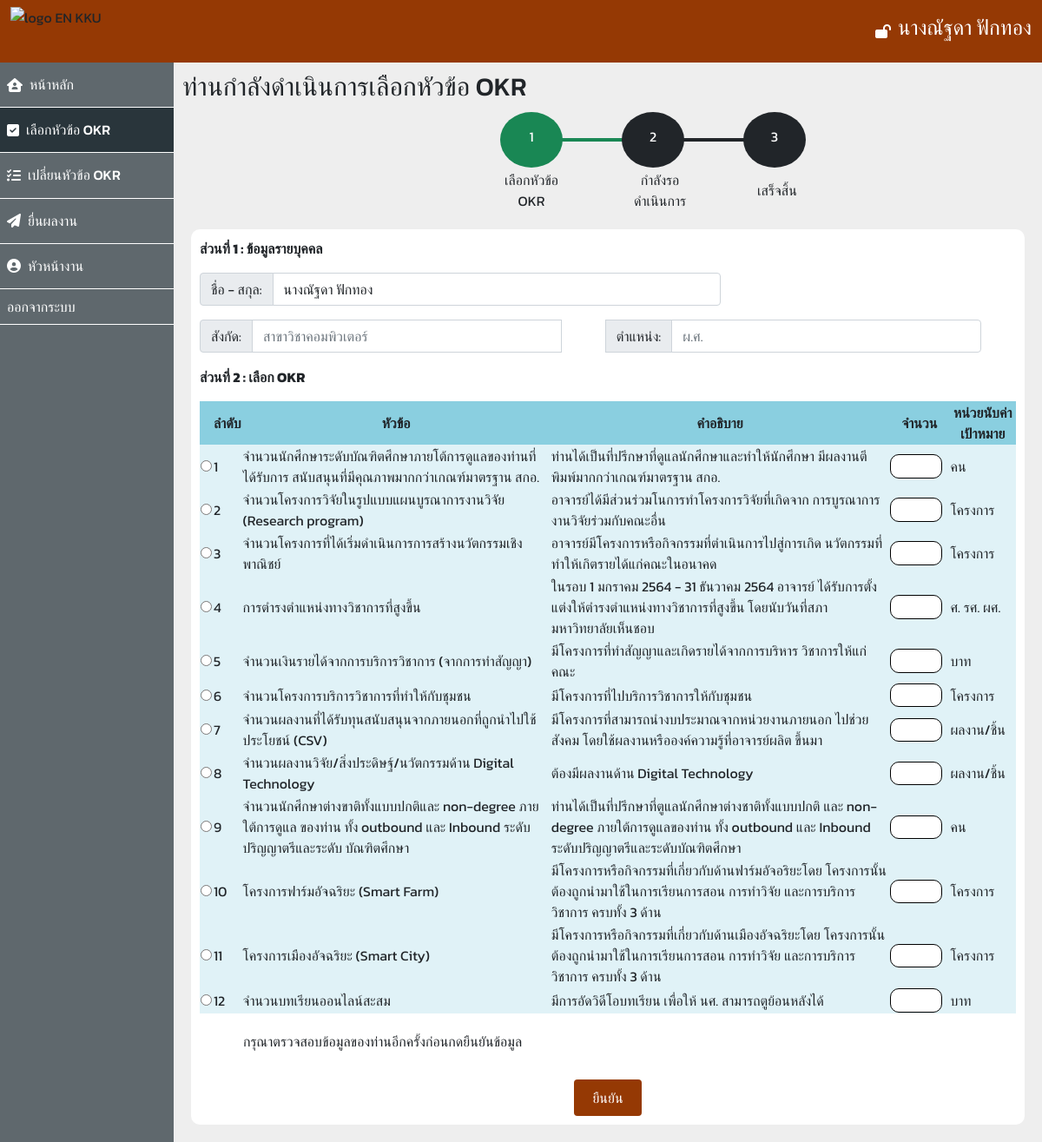
Screenshot of /user/selectOKRs.php (signed in) with the database file from the repository.
### tables this page shows
CREATE TABLE "okr_teaching" (
	"pno"	TEXT,
	"unit"	TEXT,
	"topics"	TEXT,
	"description"	TEXT,
	PRIMARY KEY("pno")
);

### user/selectOKRs.php (the view, shortened to what this page needs)
<?php
$db = new SQLite3('../database.db');
$results = $db->query('SELECT * FROM okr_teaching;');
?>
<!DOCTYPE html>
<html>
<head>
    <link href="https://cdn.jsdelivr.net/npm/bootstrap@5.0.0-beta2/dist/css/bootstrap.min.css" rel="stylesheet" />
</head>
<body style="font-family: 'Kanit', sans-serif">
    <nav class="navbar navbar-light" style="background-color: #953904">
        <div class="container-fluid">
            <img src="https://www.en.kku.ac.th/web/wp-content/uploads/2016/03/Logo5.png" height="56" alt="logo EN KKU" />
            <div class="d-flex flex-row justify-content-center align-items-center" style="color: white">
                <i class="fas fa-lock-open m-2"></i>
                <h4><?php echo $_SESSION["name"] ?></h4>
            </div>
        </div>
    </nav>
    <div>
        <div class="d-flex">
            <div class="col-2" style="background-color: #263238bb">
                <div class="d-flex flex-row align-items-center p-2 border-bottom border-white" style="color: white;">
                    <i class="fas fa-house-user"></i>
                    <h6 class="m-2"><a href="./homeUser.php" style="color: #FFFFFF;text-decoration: none;">หน้าหลัก</a>
                    </h6>
                </div>
                <div class="d-flex flex-row align-items-center p-2 border-bottom border-white" style="color: white;background-color: #263238ee">
                    <i class=" fas fa-check-square ml-2"></i>
                    <h6 class="m-2"><a href="./selectOKRs.php" style="color: #FFFFFF;text-decoration: none;">เลือกหัวข้อ
                            OKR</a></h6>
                </div>
                <div class="d-flex flex-row align-items-center p-2 border-bottom border-white" style="color: white">
                    <i class="fas fa-tasks ml-2"></i>
                    <h6 class="m-2"><a href="./changOKR.php" style="color: #FFFFFF;text-decoration: none;">เปลี่ยนหัวข้อ
                            OKR</a></h6>
                </div>
                <div class="d-flex flex-row align-items-center p-2 border-bottom border-white" style="color: white">
                    <i class="fas fa-paper-plane ml-2"></i>
                    <h6 class="m-2"><a href="./submitPortfolioOKR.php" style="color: #FFFFFF;text-decoration: none;">ยื่นผลงาน</a></h6>
                </div>
                <div class="d-flex flex-row align-items-center p-2 border-bottom border-white" style="color: white">
                    <i class="fas fa-user-circle"></i>
                    <h6 class="m-2"><a href="./supervisor.php" style="color: #FFFFFF;text-decoration: none;">หัวหน้างาน</a></h6>
                </div>
                <div class="d-flex flex-row align-items-center p-2 border-bottom border-white">
                    <a href="../index.php" style="color: #FFFFFF;text-decoration: none;">ออกจากระบบ</a>
                </div>
            </div>
            <div class="col-10" style="background-color: #eee">
                <h1 style="margin: 10px; font-size: 30px;">ท่านกำลังดำเนินการเลือกหัวข้อ OKR</h1>
                <div id="steps-bar" class="d-grid gap-2 col-6 mx-auto">
                    <div class="steps-bar">
                        <table class="d-grid gap-2 col-6 mx-auto">
                            <tr>
                                <td>
                                    <div class="bg-success pe-4 ps-4 pt-3 pb-3 text-center" style="border-radius: 50%; width: 4.5rem; height: 4rem;  color: white;">
                                        1
                                    </div>
                                </td>
                                <td>
                                    <div class="bg-success" style="width: 6rem; height: 0.3rem; margin-left: -1rem">
                                    </div>
                                </td>
                                <td>
                                    <div class="bg-dark pe-4 ps-4 pt-3 pb-3 text-center" style="
                      color: white;
                      border-radius: 50%;
                      width: 4.5rem;
                      height: 4rem;
                      margin-left: -1rem;
                    ">
                                        2
                                    </div>
                                </td>
                                <td>
                                    <div class="bg-dark" style="width: 6rem; height: 0.3rem; margin-left: -1rem"></div>
                                </td>
                                <td>
                                    <div class="bg-dark pe-4 ps-4 pt-3 pb-3 text-center" style="
                      color: white;
                      border-radius: 50%;
                      width: 4.5rem;
                      height: 4rem;
                      margin-left: -1rem;
                    ">
                                        3
                                    </div>
                                </td>
                            </tr>
                            <tr>
                                <td class="text-center">
                                    เลือกหัวข้อ<br />
                                    OKR
                                </td>
                                <td class="text-center" colspan="3">กำลังรอ<br />ดำเนินการ</td>
                                <td>เสร็จสิ้น</td>
                            </tr>
                        </table>
                    </div>
                </div>
                <div style="background-color: white;border-radius: 10px;padding: 10px;  margin-left: 90px;margin-right: 90px;margin: 20px;">
                    <form method="post">
                        <div>
                            <p style=" font-weight: bold;">ส่วนที่ 1 : ข้อมูลรายบุคคล</p>
                            <div class="input-group mb-3" style="width: 600px; margin-top: 0px;">
                                <span class="input-group-text" id="basic-addon1">ชื่อ - สกุล:</span>
                                <input type="text" class="form-control" name="input-name" aria-describedby="basic-addon1" placeholder="สมชาย บุญเกิด" required value="<?php echo $_SESSION['name'] ?>">
                            </div>
                            <div class="input-group mb-3" style="width: 900px;">
                                <span class="input-group-text" id="basic-addon1">สังกัด:</span>
                                <input type="text" class="form-control" name="input-af" aria-describedby="basic-addon1" placeholder="สาขาวิชาคอมพิวเตอร์" required>
                                <span class="input-group-text" id="basic-addon1" style="margin-left: 50px;">ตำแหน่ง:</span>
                                <input type="text" class="form-control" name="input-position" aria-describedby="basic-addon1" placeholder="ผ.ศ." required>
                            </div>
                        </div>
                        <div>
                            <p style=" font-weight: bold;">ส่วนที่ 2 : เลือก OKR</p>
                            <div>
                                <table>
                                    <thead>
                                        <tr style="text-align: center; background-color: #8acfe0">
                                            <th scope="col"></th>
                                            <th scope="col">ลำดับ</th>
                                            <th scope="col">หัวข้อ</th>
                                            <th scope="col">คำอธิบาย</th>
                                            <th scope="col">จำนวน</th>
                                            <th scope="col">หน่วยนับค่าเป้าหมาย</th>
                                        </tr>
                                    </thead>
                                    <tbody>
                                        <?php while ($row = $results->fetchArray()) { ?>
                                            <tr style="background-color: #8acfe044">
                                                <td><input type="radio" name="redio-btn" id="projnumber" value="<?php echo "{$row['pno']}. {$row['topics']}" ?>"></td>
                                                <td scope="row" name="pno" id="pno"> <?php echo $row['pno'] ?></td>
                                                <td name="topic"><?php echo $row['topics'] ?></td>
                                                <td name="description"><?php echo $row['description'] ?></td>
                                                <th scope="row">
                                                    <input type="text" name="t<?php echo $row['pno'] ?>" id="<?php echo $row['pno'] ?>"
                                                    style="border-radius: 10px; border: 0.01px solid black; width: 60px;padding: 0.7px;margin-right: 7px;">
                                                </th>
                                                <td><?php echo $row['unit'] ?></td>
                                            </tr>
                                        <?php } ?>
                                    </tbody>
                                </table>
                                <p style="margin-left: 50px; margin-top: 20px;">กรุณาตรวจสอบข้อมูลของท่านอีกครั้งก่อนกดยืนยันข้อมูล</p>
                                <div class="d-grid gap-2 col-1 mx-auto">
                                    <button class="btn p-2 mt-3" style="background-color: #953904; color: white;" type="submit" name="submit">ยืนยัน</button>
                                </div>
                    </form>
                </div>
            </div>
        </div>
    </div>
</body>
</html>

### rows the page displays
okr_teaching: pno "1", topics "จํานวนนักศึกษาระดับบัณฑิตศึกษาภายโต้การดูแลของท่านที่ได้รับการ สนับสนุนที่มีคุณภาพมากกว่าเกณฑ์มาตรฐาน สกอ.", description "ท่านได้เป็นที่ปรึกษาที่ดูแลนักศึกษาและทําให้นักศึกษา มีผลงานตีพิมพ์มากกว่าเกณฑ์มาตรฐาน สกอ.", unit "คน"
okr_teaching: pno "2", topics "จํานวนโครงการวิจัยในรูปแบบแผนบูรณาการงานวิจัย (Research program)", description "อาจารย์ได้มีส่วนร่วมโนการทําโครงการวิจัยที่เกิดจาก การบูรณาการงานวิจัยร่วมกับคณะอื่น", unit "โครงการ"
okr_teaching: pno "3", topics "จํานวนโครงการที่ได้เริ่มดําเนินการการสร้างนวัตกรรมเชิงพาณิชย์", description "อาจารย์มีโครงการหรือกิจกรรมที่ตําเนินการไปสู่การเกิด นวัตกรรมที่ทําให้เกิตรายได้แก่คณะในอนาคด", unit "โครงการ"
okr_teaching: pno "4", topics "การตํารงตําแหน่งทางวิชาการที่สูงขึ้น", description "ในรอบ 1 มกราคม 2564 - 31 ธันวาคม 2564 อาจารย์ ได้รับการตั้งแต่งให้ตํารงตําแหน่งทางวิชาการที่สูงขึ้น โดยนับวันที่สภามหาวิทยาลัยเห็นชอบ", unit "ศ. รศ. ผศ."
okr_teaching: pno "5", topics "จํานวนเงินรายได้จากการบริการวิชาการ (จากการทําสัญญา)", description "มีโครงการที่ทําสัญญาและเกิดรายได้จากการบริหาร วิชาการให้แก่คณะ", unit "บาท"
okr_teaching: pno "6", topics "จำนวนโครงการบริการวิชาการที่ทําให้กับชุมชน", description "มีโครงการที่ไปบริการวิชาการให้กับชุมชน", unit "โครงการ"
okr_teaching: pno "7", topics "จํานวนผลงานที่ได้รับทุนสนับสนุนจากภายนอกที่ถูกนําไปใช้ประโยชน์ (CSV)", description "มีโครงการที่สามารถนำงบประมาณจากหน่วยงานภายนอก ไปช่วยสังคม โดยใช้ผลงานหรือองค์ความรู้ที่อาจารย์ผลิต ขึ้นมา", unit "ผลงาน/ชิ้น"
okr_teaching: pno "8", topics "จํานวนผลงานวิจัย/สิ่งประดิษฐ์/นวัตกรรมด้าน Digital Technology", description "ต้องมีผลงานด้าน Digital Technology", unit "ผลงาน/ชิ้น"
okr_teaching: pno "9", topics "จํานวนนักศึกษาต่างขาติทั้งแบบปกติและ non-degree ภายใต้การดูแล ของท่าน ทั้ง outbound และ Inbound ระดับปริญญาตรีและระดับ บัณฑิตศึกษา", description "ท่านได้เป็นที่ปรึกษาที่ตูแลนักศึกษาต่างชาติทั้งแบบปกติ และ non-degree ภายใต้การดูแลของท่าน ทั้ง outbound และ Inbound ระดับปริญญาตรีและระดับบัณฑิตศึกษา", unit "คน"
okr_teaching: pno "10", topics "โครงการฟาร์มอัจฉริยะ (Smart Farm)", description "มีโครงการหรือกิจกรรมที่เกี่ยวกับด้านฟาร์มอัจอริยะโดย โครงการนั้นต้องถูกนํามาใช้ในการเรียนการสอน การทําวิจัย และการบริการวิชาการ ครบทั้ง 3 ด้าน", unit "โครงการ"
okr_teaching: pno "11", topics "โครงการเมืองอัจฉริยะ (Smart City)", description "มีโครงการหรือกิจกรรมที่เกี่ยวกับด้านเมืองอัจฉริยะโดย โครงการนั้นต้องถูกนํามาใช้ในการเรียนการสอน การทําวิจัย และการบริการวิชาการ ครบทั้ง 3 ด้าน", unit "โครงการ"
okr_teaching: pno "12", topics "จำนวนบทเรียนออนไลน์สะสม", description "มีการอัดวิดีโอบทเรียน เพื่อให้ นศ. สามารถตูย้อนหลังได้", unit "บาท"

### other values shown
$_SESSION["name"] "นางณัฐดา ฟักทอง"
